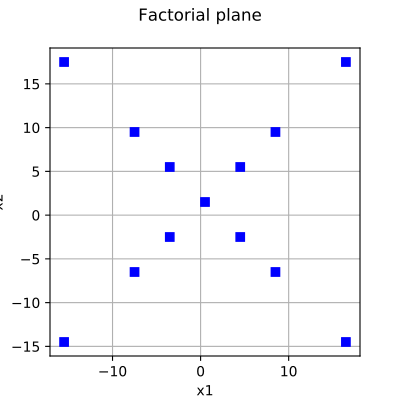

Write the Python code that produced this figure.
import openturns as ot
from matplotlib import pyplot as plt
from openturns.viewer import View

# Generate sample with the given plane
center = [0.5, 1.5]
levels = [4, 8, 16]

myPlane = ot.Factorial(center, levels)
sample = myPlane.generate()

# Create the graph
graph = ot.Graph("", "x1", "x2", True, "")
cloud = ot.Cloud(sample, "blue", "fsquare", "")
graph.add(cloud)

# Draw the graph
fig = plt.figure(figsize=(4, 4))
plt.suptitle(sample.getName())
axis = fig.add_subplot(111)
View(graph, figure=fig, axes=[axis], add_legend=False)
axis.set_xlim(auto=True)
